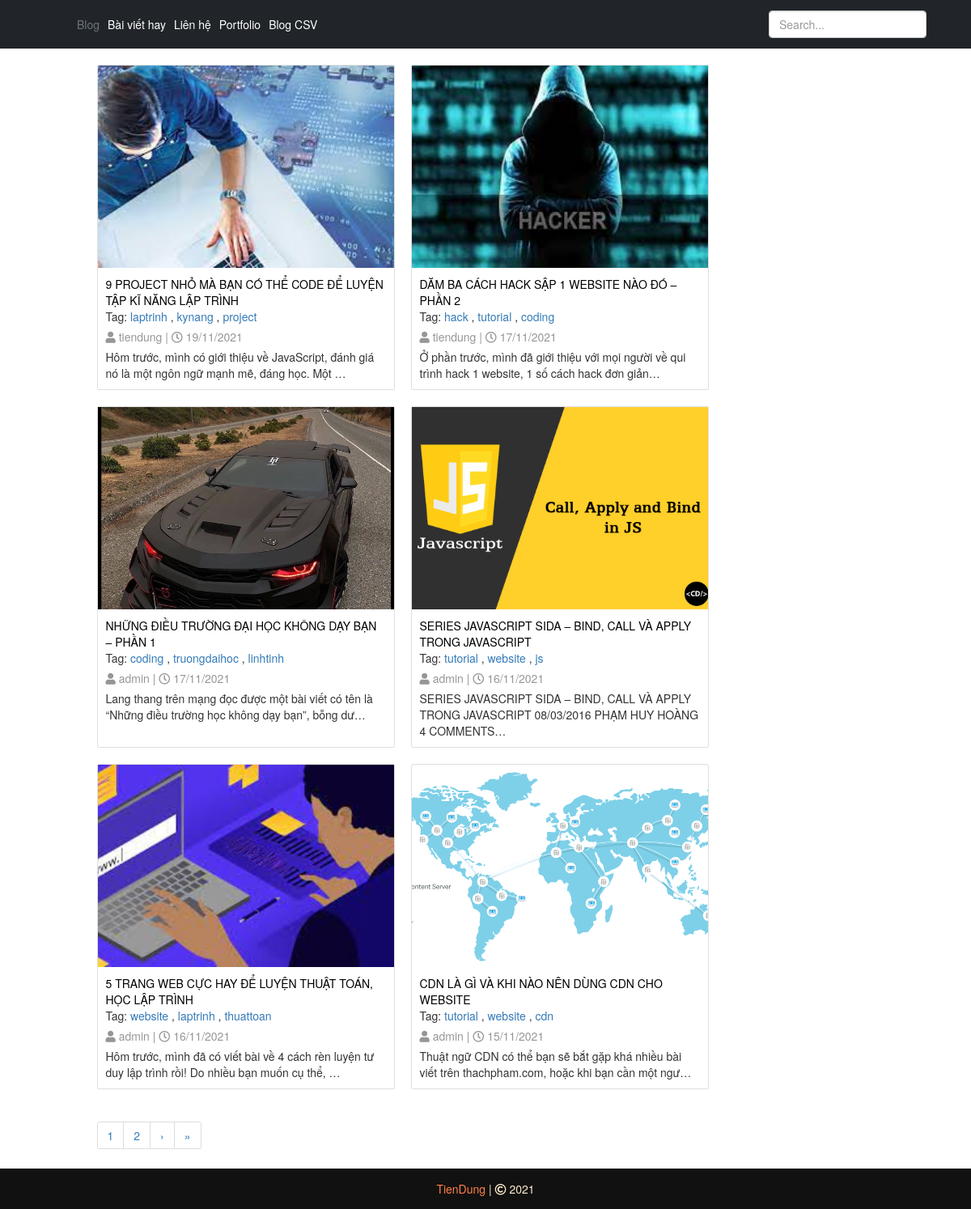
Screenshot of /blog/ with the database file from the repository.
### blog/models.py (models this page shows, shortened)
class Blog(models.Model):
    title = models.CharField(max_length=200)
    image = models.ImageField(upload_to ='blog\images')
    author = models.ForeignKey(User, on_delete=models.CASCADE, related_name = 'blog_posts', default=1)
    created_on = models.DateTimeField(auto_now_add=True, blank=True)
    updated_on = models.DateTimeField(auto_now=True, blank=True)
    is_best = models.BooleanField("Blog hay", default=False)
    description = models.TextField()
    status = models.IntegerField(choices=STATUS, default=1)
    tags = TaggableManager()
    class Meta:
        ordering = ['-created_on']

### blog/views.py (the view, shortened to what this page needs)
# urls.py: path('', views.all_blogs, name='all_blogs'),
def all_blogs(request, tag_slug=None):
    blogs_list = Blog.objects.filter(status=1)
    paginator = Paginator(blogs_list, 6)
    pageNumber = request.GET.get('page')
    blogs = paginator.get_page(pageNumber)
    nums = "a" * blogs.paginator.num_pages
    tag = None
    return render(request, 'blog/all_blogs.html', {'blogs':blogs, 'nums':nums, 'tag':tag})

### blog/templates/blog/all_blogs.html (shortened to what this page needs)
{% extends "blog/base.html" %}
{% block content %}
<div class="row">
    <div class="col-sm-10">
        <div class="wrapper">
            {% for blog in blogs %}
            <div class="card">
                <div class="card-img">
                    <img src="{{ blog.image.url }}" alt="########" >
                </div>
                <div class="card-content">
                    <div class="title">
                        <a href="{% url 'blog:detail' blog.id %}" > {{ blog.title }}</a>
                    </div>
                    Tag: {% for tag in blog.tags.all %}
                        <a href='{% url "blog:blog_by_tag" tag.slug %}'>{{tag.name}}</a>
                        {% if not forloop.last %},{% endif %}
                    {% endfor %}
                    <div class="author">
                        <i class="fas fa-user"></i> {{ blog.author }} |
                        <i class="far fa-clock"></i> {{ blog.created_on|date:'d/m/Y' }}
                    </div>
                    <div class="description">
                        {{ blog.description|truncatechars:100 }}
                    </div>
                </div>
            </div>
            {% endfor %}
        </div>
        <div class="wrapper" id="chinh">
            <nav aria-label="Page navigation example">
                <ul class="pagination">
                    {% for i in nums %}
                    <li class="page-item"><a class="page-link" href="?page={{ forloop.counter }}">{{ forloop.counter }}</a></li>
                    {% endfor %}
                    {% if blogs.has_next %}
                    <li class="page-item">
                        <a class="page-link" href="?page={{ blogs.next_page_number }}">&rsaquo;</a>
                    </li>
                    <li class="page-item">
                        <a class="page-link" href="?page={{ blogs.paginator.num_pages }}" aria-label="Next">
                        <span aria-hidden="true">&raquo;</span>
                        </a>
                    </li>
                    {% endif %}
                </ul>
            </nav>
        </div>
    </div>
    <div class="col-sm-2">
    </div>
</div>
{% endblock content %}

### blog/templates/blog/base.html (shortened to what this page needs)
<!DOCTYPE html>
<html lang="en">
<head>
    {% load static %}
    <link rel="stylesheet" href="{%static 'blog/style2.css' %}">
    <link href="https://cdn.jsdelivr.net/npm/bootstrap@5.1.3/dist/css/bootstrap.min.css"
    rel="stylesheet"
>
    <link rel="stylesheet" href="https://maxcdn.bootstrapcdn.com/bootstrap/3.4.1/css/bootstrap.min.css">
  <link rel="stylesheet" href="{%static 'css/style2.css' %}">
    <link rel="stylesheet" href="https://cdnjs.cloudflare.com/ajax/libs/font-awesome/5.15.4/css/all.min.css">
</head>
<body>
<header class="p-3 bg-dark text-white">
    <div class="container">
      <div class="d-flex flex-wrap align-items-center justify-content-center justify-content-lg-start">
        <a href="/" class="d-flex align-items-center mb-2 mb-lg-0 text-white text-decoration-none">
          <svg class="bi me-2" width="40" height="32" role="img" aria-label="Bootstrap"><use xlink:href="#bootstrap"></use></svg>
        </a>
        <ul class="nav col-12 col-lg-auto me-lg-auto mb-2 justify-content-center mb-md-0">
          <li><a href="/blog" class="nav-link px-2 text-secondary">Blog</a></li>
          <li><a href="{% url 'blog:best_blogs' %}" class="nav-link px-2 text-white">Bài viết hay</a></li>
          <li><a href="#" class="nav-link px-2 text-white">Liên hệ</a></li>
          <li><a href="/" class="nav-link px-2 text-white">Portfolio</a></li>
          <li><a href="{% url 'blog:blog_csv' %}" class="nav-link px-2 text-white">Blog CSV</a></li>
        </ul>
        <form class="col-12 col-lg-auto mb-3 mb-lg-0 me-lg-3" method="POST" action="{% url 'blog:search' %}">
          <input type="search" class="form-control form-control-dark" placeholder="Search..." aria-label="Search" name="searched">
        </form>
      </div>
    </div>
  </header>
        {% block content %}
        {% endblock content %}
    <div class="footer1">
        <span>TienDung</span> | <i class="far fa-copyright"></i> 2021
    </div>
</body>
</html>

### blog/static/blog/style2.css (style rules this page uses)
* { box-sizing: border-box; margin: 0; padding: 0; }
#chinh { padding: 0; padding-left: 20px; }
.wrapper { width: 80%; margin: 0 auto; display: grid; grid-template-columns: repeat(auto-fit, minmax(250px, 1fr)); grid-gap: 20px; padding: 20px; }
.wrapper .card { width: 100%; background: #fff; }
.wrapper .card .card-content .author,.detail .author { color: rgb(151, 150, 150); }
.wrapper .card .card-content { padding: 10px; }
.wrapper .card .card-content .description, .wrapper .card .card-content .author { padding-top: 5px; }
.wrapper .card .card-content .title a { text-decoration: none; color: black; }
.wrapper .card .card-img { position: relative; width: 100%; height: 250px; }
.wrapper .card .card-img img { object-fit: cover; width: 100%; height: 100%; top: 0; left: 0; }
.footer1 { background: #111; padding: 15px 23px; color: blanchedalmond; text-align: center; }
.footer1 span { color: #FF8246; }

### rows the page displays
Blog: image (picture), title "9 PROJECT NHỎ MÀ BẠN CÓ THỂ CODE ĐỂ LUYỆN TẬP KĨ NĂNG LẬP TRÌNH", author "tiendung", created_on "19/11/2021", description "Hôm trước, mình có giới thiệu về JavaScript, đánh giá nó là một ngôn ngữ mạnh mẽ, đáng học. Một …"
Tag: name "laptrinh"
Tag: name "kynang"
Tag: name "project"
Blog: image (picture), title "DĂM BA CÁCH HACK SẬP 1 WEBSITE NÀO ĐÓ – PHẦN 2", author "tiendung", created_on "17/11/2021", description "Ở phần trước, mình đã giới thiệu với mọi người về qui trình hack 1 website, 1 số cách hack đơn giản…"
Tag: name "hack"
Tag: name "tutorial"
Tag: name "coding"
Blog: image (picture), title "NHỮNG ĐIỀU TRƯỜNG ĐẠI HỌC KHÔNG DẠY BẠN – PHẦN 1", author "admin", created_on "17/11/2021", description "Lang thang trên mạng đọc được một bài viết có tên là “Những điều trường học không dạy bạn”, bỗng dư…"
Tag: name "truongdaihoc"
Tag: name "linhtinh"
Blog: image (picture), title "SERIES JAVASCRIPT SIDA – BIND, CALL VÀ APPLY TRONG JAVASCRIPT", author "admin", created_on "16/11/2021", description "SERIES JAVASCRIPT SIDA – BIND, CALL VÀ APPLY TRONG JAVASCRIPT 08/03/2016 PHẠM HUY HOÀNG 4 COMMENTS…"
Tag: name "website"
Tag: name "js"
Blog: image (picture), title "5 TRANG WEB CỰC HAY ĐỂ LUYỆN THUẬT TOÁN, HỌC LẬP TRÌNH", author "admin", created_on "16/11/2021", description "Hôm trước, mình đã có viết bài về 4 cách rèn luyện tư duy lập trình rồi! Do nhiều bạn muốn cụ thể, …"
Tag: name "thuattoan"
Blog: image (picture), title "CDN LÀ GÌ VÀ KHI NÀO NÊN DÙNG CDN CHO WEBSITE", author "admin", created_on "15/11/2021", description "Thuật ngữ CDN có thể bạn sẽ bắt gặp khá nhiều bài viết trên thachpham.com, hoặc khi bạn cần một ngư…"
Tag: name "cdn"
